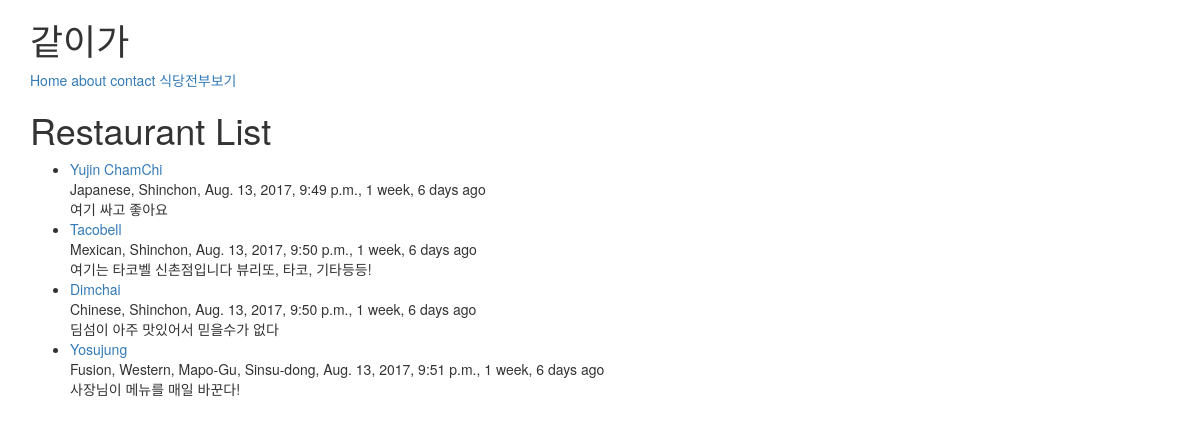
/posts/, run on the app's committed database.
### Posts/models.py (models this page shows, shortened)
class Posts(models.Model):
    author       = models.ForeignKey('auth.User')
    name         = models.CharField(max_length=200)
    location     = models.CharField(max_length=120, null=True, blank=True)
    category     = models.CharField(max_length=120, null=True, blank=True)
    timestamp    = models.DateTimeField(auto_now_add=True)
    updated      = models.DateTimeField(auto_now=True)
    slug         = models.SlugField(null=True, blank=True)
    text         = models.TextField()
    created_date = models.DateTimeField(
            default=timezone.now)
    published_date = models.DateTimeField(
            blank=True, null=True)
    def __str__(self):
        return self.name

### Posts/views.py (the view)
# urls.py: url(r'^posts/$', PostsListView.as_view()),
class PostsListView(ListView):
    def get_queryset(self):
        slug = self.kwargs.get("slug")
        if slug:
            queryset = Posts.objects.filter(
                    Q(category__iexact=slug)|
                    Q(category__icontains=slug)
            )
        else:
            queryset = Posts.objects.all()
        return queryset

### Posts/templates/Posts/posts_list.html (shortened to what this page needs)
{% extends "base.html" %}
{% block content %}
<h1> Restaurant List </h1>
<ul>
{% for obj in object_list %}
  <li><a href='/posts/{{ obj.slug }}/'> {{ obj }}</a> <br>
    {{ obj.category }}, {{ obj.location }}, {{ obj.timestamp }}, {{ obj.updated|timesince }} ago <br>
  </li>
  {{ obj.text }}
{% endfor %}
</ul>
{% endblock %}

### templates/base.html (shortened to what this page needs)
<!DOCTYPE html>
<html lang_en>
<head>
  {% include 'snippets/css.html' %}
</head>
<body>
{% include 'snippets/nav.html' %}
<div class = 'container'>
{% block content %}
{% endblock content %}
</div>
</body>
</html>

### templates/snippets/css.html (shortened to what this page needs)
<link rel="stylesheet" href="https://maxcdn.bootstrapcdn.com/bootstrap/3.3.7/css/bootstrap.min.css"
>
<link rel="stylesheet" href="https://maxcdn.bootstrapcdn.com/bootstrap/3.3.7/css/bootstrap-theme.min.css"
>

### templates/snippets/nav.html
<div class='container'>
  <h1> 같이가 </h1>
<a href = '/'> Home </a>
<a href = '/about'> about </a>
<a href = '/contact'> contact </a>
<a href = '/posts'> 식당전부보기 </a>
</div>

### data on the page
Posts: name "Yujin ChamChi", category "Japanese", location "Shinchon", timestamp "Aug. 13, 2017, 9:49 p.m.", updated "1 week, 6 days", text "여기 싸고 좋아요"
Posts: name "Tacobell", category "Mexican", location "Shinchon", timestamp "Aug. 13, 2017, 9:50 p.m.", updated "1 week, 6 days", text "여기는 타코벨 신촌점입니다 뷰리또, 타코, 기타등등!"
Posts: name "Dimchai", category "Chinese", location "Shinchon", timestamp "Aug. 13, 2017, 9:50 p.m.", updated "1 week, 6 days", text "딤섬이 아주 맛있어서 믿을수가 없다"
Posts: name "Yosujung", category "Fusion, Western", location "Mapo-Gu, Sinsu-dong", timestamp "Aug. 13, 2017, 9:51 p.m.", updated "1 week, 6 days", text "사장님이 메뉴를 매일 바꾼다!"
